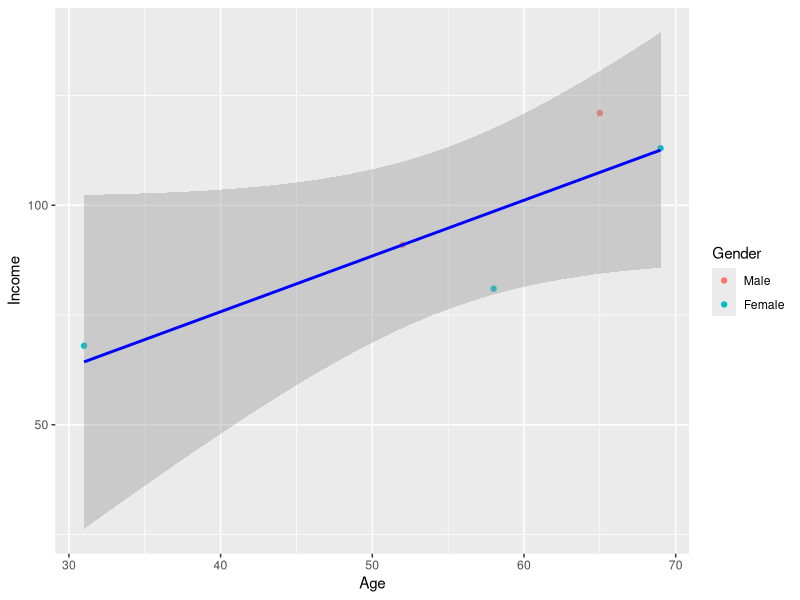

The R script that drew this image:
library(ggplot2)
#Q5(a)
i <- 1:5
inc <- c(113,91,121,81,68)
a <- c(69,52,65,58,31)
g <- c(1,0,0,1,1)
t <- data.frame(ID = i, Income = inc, Age = a, Gender = g)
t$Gender <- as.factor(t$Gender)
levels(t$Gender) <- c('Male','Female')
g <- ggplot(data=t,aes(x=Age,y=Income,color=Gender))
g+geom_point()+stat_smooth(method = 'lm',col='blue')
#As age increases the income increases.
# Dependent variable is income. Independent is Age
#Q5(b)
l <- lm(t$Income~t$Age+t$Gender)
# Yes it is overfit.
#Q5(c)
l <- lm(t$Income~t$Age)